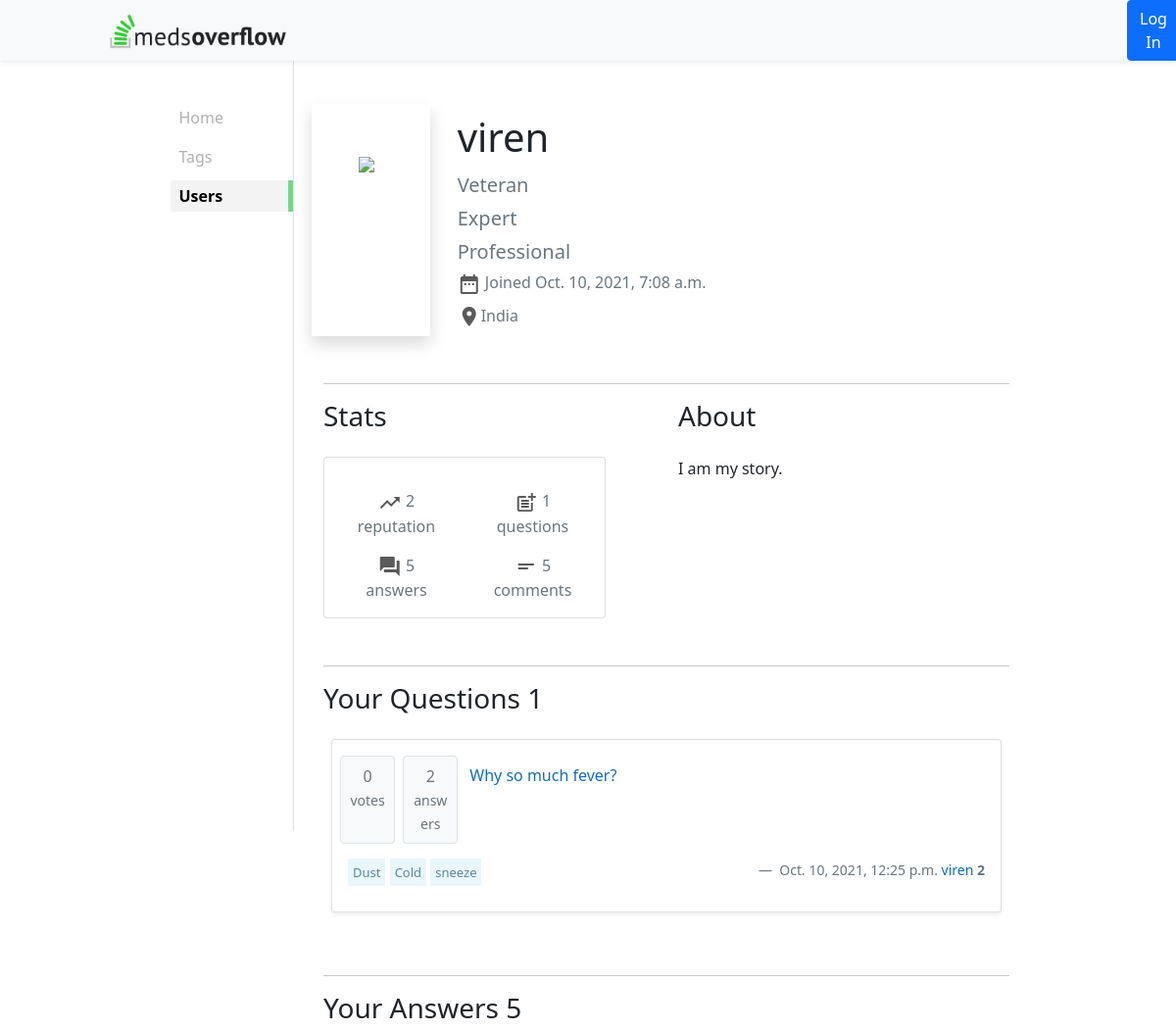
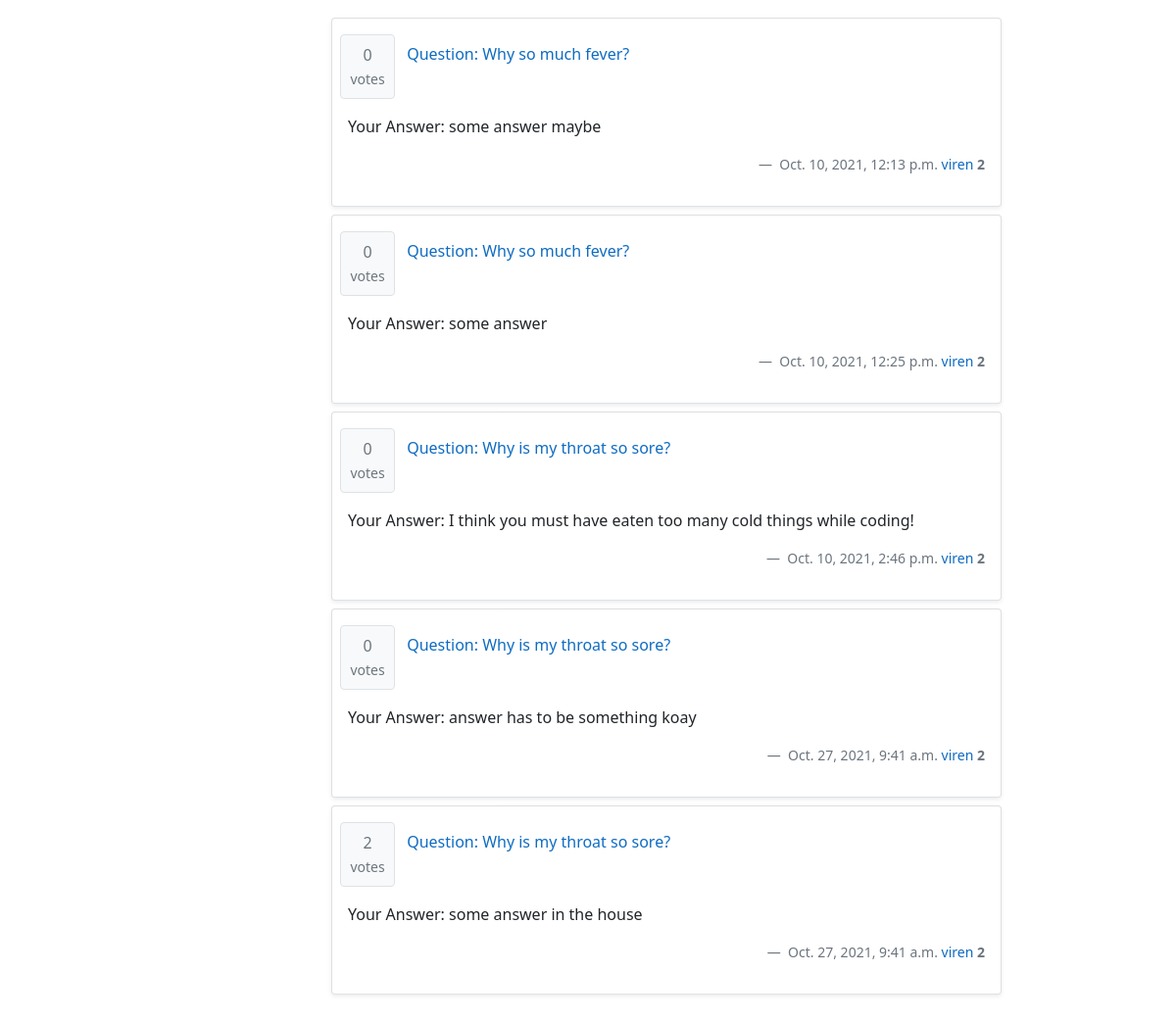
The app's page /profile/38 with its own data (2 pictures, top to bottom).
### mainframe/models.py (models this page shows, shortened)
class User(models.Model):
    user = models.OneToOneField(authUser, on_delete=models.CASCADE)
    username = models.CharField(max_length=30, unique=True)
    first_name = models.CharField(max_length=30, null=True)
    last_name = models.CharField(max_length=50, null=True)
    email_id = models.EmailField(unique=True)
    country = models.CharField(max_length=50, null=True)
    rating = models.IntegerField(default=2)
    joined_on = models.DateTimeField(auto_now=True)
    USERNAME_FIELD = 'username'
    roles = models.ManyToManyField(Role)
    def __str__(self):
        return self.user.username

class Role(models.Model):
    ROLES = (
        ('Student', 'Student'),
        ('Veteran', 'Veteran'),
        ('Expert', 'Expert'),
        ('Professional', 'Professional'),
    )
    roleName = models.CharField(max_length=50, choices=ROLES)
    def __str__(self):
        return self.roleName

class Question(models.Model):
    title = models.CharField(max_length=200)
    description = models.CharField(max_length=1000)
    upvotes = models.IntegerField(default=0)
    downvotes = models.IntegerField(default=0)
    created_at = models.DateTimeField(auto_now=True, editable=False)
    made_by = models.ForeignKey(User, on_delete=models.CASCADE)
    tags = models.ManyToManyField(Tag)
    answerCount = models.IntegerField(default=0)
    @property
    def votes(self):
        return self.upvotes - self.downvotes
    @property
    def upvotes(self):
        return UpvoteQ.objects.filter(question = self.id).count()
    @property
    def downvotes(self):
        return DownvoteQ.objects.filter(question = self.id).count()

class Tag(models.Model):
    tagName = models.CharField(max_length=30)

class Answer(models.Model):
    description = models.CharField(max_length=1000)
    created_at = models.DateTimeField(auto_now=True)
    made_by = models.ForeignKey(User, on_delete=models.CASCADE)
    question = models.ForeignKey(Question, on_delete=models.CASCADE)
    accepted = models.BooleanField(default=False)
    @property
    def votes(self):
        return self.upvotes
    @property
    def upvotes(self):
        return UpvoteA.objects.filter(answer = self.id).count()

### mainframe/views.py (the view)
# urls.py: path('profile/<int:pk>', views.Profile.as_view(), name='profile'),
class Profile(TemplateView):
    def get(self, request, pk):
        user = User.objects.all().get(id=pk)
        answers = Answer.objects.filter(made_by__pk=pk)
        questions = Question.objects.filter(made_by__pk=pk)
        comments = Comment.objects.all().filter(made_by__pk=pk).count()
        myuser = Home.getUser(self, request)
        context = {'pk' : pk, 'user' : user, 'questions' : questions, 'answers' : answers, 'comments' : comments, 'myuser' : myuser}
        return render(request, 'profile.html', context)

### mainframe/views.py (called while the page is built)
    def getUser(self, request):
        if request.user.is_authenticated:
            usr = request.user
            myuser = User.objects.get(username = usr.username)
            return myuser
        return

### mainframe/templates/profile.html
{% extends 'main.html' %}
{% block profile %}
<div class="row mt-5">
    <div class="col-2 p-5 shadow">
        <img src="https://www.w3schools.com/images/lamp.jpg" width="100%">
    </div>
    <div class="ms-3 col-8">
        <p class="fs-1 my-1">{{ user.username }}</p>
        {% for r in user.roles.all %}
        <p class="fs-5 my-1 text-secondary">{{ r }}</p>
        {% endfor %}
        <p class="fs-6 my-1 text-secondary"><i class="material-icons align-middle">date_range</i> Joined {{ user.joined_on }}</p>
        <p class="fs-6 my-2 text-secondary"><i class="material-icons align-middle">location_on</i>{{ user.country }}</p>
    </div>
</div>
<hr class="mt-5">
<div class="mt-2">
    <div class="row">
        <div class="col-6">
            <h3>Stats</h3>
            <div class="mt-4">
                <div class="card" style="width: 18rem;">
                    <div class="card-body">
                    <div class="row mt-3">
                        <div class="col-6 align-middle text-center text-secondary">
                            <i class="material-icons align-middle">trending_up</i> {{ user.rating }}<br>reputation
                        </div>
                        <div class="col-6 align-middle text-center text-secondary">
                            <i class="material-icons align-middle">post_add</i> {{ questions.count }}<br>questions
                        </div>
                    </div>
                    <div class="row mt-3">
                        <div class="col-6 align-middle text-center text-secondary">
                        <i class="material-icons align-middle">question_answer</i> {{ answers.count }}<br>answers
                        </div>
                        <div class="col-6 align-middle text-center text-secondary">
                        <i class="material-icons align-middle">short_text</i> {{ comments }}<br>comments
                        </div>
                    </div>
                    </div>
                </div>
            </div>
        </div>
        <div class="col-6">
            <h3>About</h3>
            <div class="mt-4">
                I am my story.
            </div>
        </div>
    </div>
</div>
<hr class="mt-5">
<h3>Your Questions {{ questions.count }}</h3>
<div class="p-2">
    {% for q in questions %}
    <div class="card my-2 border-bottom shadow-sm">
        <div class="card-body row">
            <p class="col-1 mx-1 border rounded text-center p-2 bg-light text-secondary">{{ q.votes }}<br><span class="small">votes</span></p>
            <p class="col-1 mx-1 border rounded text-center p-2 bg-light text-secondary">{{ q.answerCount }}<br><span class="small">answers</span></p>
            <a href="{% url 'mainframe:question' q.id %}" class="col-9 p-2">{{ q.title }}</a>
            <div class="col-7">
                {% for t in q.tags.all %}
                <a href="{% url 'mainframe:tagFilter' t.id %}" class="tag my-1">{{t.tagName}}</a>
                {% endfor %}
            </div>
            <div class="col-5 text-end blockquote-footer">
                <span class="text-secondary font-weight-light">{{ q.created_at }}</span>
                <a href="#"> {{ q.made_by }} </a>
                <b class="text-secondary">{{ q.made_by.rating }}</b>
            </div>
        </div>
    </div>
    {% endfor %}
</div>
<hr class="mt-5">
<h3>Your Answers {{ answers.count }}</h3>
<div class="p-2">
    {% for a in answers %}
        <div class="card my-2 border-bottom shadow-sm">
            <div class="card-body row">
                <p class="col-1 mx-1 border rounded text-center p-2 bg-light text-secondary">{{ a.votes }}<br><span class="small">votes</span></p>
                <a href="{% url 'mainframe:question' a.question.id %}" class="col-9 p-2">Question: {{ a.question.title }}</a>
                <p>Your Answer: {{ a.description }}</p>
                <div class="col-7">
                </div>
                <div class="col-5 text-end blockquote-footer">
                    <span class="text-secondary font-weight-light">{{ a.created_at }}</span>
                    <a href="#"> {{ a.made_by }} </a>
                    <b class="text-secondary">{{ a.made_by.rating }}</b>
                </div>
            </div>
        </div>
    {% endfor %}
</div>
{% endblock %}

### static/css/main.css (style rules this page uses)
body { font-family: 'Tangerine', serif; font-size: 48px; }
.card a { text-decoration: none; color: #0F6CC2; }
.tag { border-radius: 1px; font-size: small; background-color: #e9f6fc; color: #5d869e !important; padding: 5px; }
i { color: #5a5a5a; }
a { text-decoration: none !important; }

### records on screen
User: username "viren", joined_on "Oct. 10, 2021, 7:08 a.m.", country "India", rating "2"
Role: roleName "Veteran"
Role: roleName "Expert"
Role: roleName "Professional"
Question: votes "0", answerCount "2", title "Why so much fever?", created_at "Oct. 10, 2021, 12:25 p.m.", made_by "viren", made_by.rating "2"
Tag: tagName "Dust"
Tag: tagName "Cold"
Tag: tagName "sneeze"
Answer: votes "0", question "Why so much fever?", description "some answer maybe", created_at "Oct. 10, 2021, 12:13 p.m.", made_by "viren", made_by.rating "2"
Answer: votes "0", question "Why so much fever?", description "some answer", created_at "Oct. 10, 2021, 12:25 p.m.", made_by "viren", made_by.rating "2"
Answer: votes "0", question "Why is my throat so sore?", description "I think you must have eaten too many cold things while coding!", created_at "Oct. 10, 2021, 2:46 p.m.", made_by "viren", made_by.rating "2"
Answer: votes "0", question "Why is my throat so sore?", description "answer has to be something koay", created_at "Oct. 27, 2021, 9:41 a.m.", made_by "viren", made_by.rating "2"
Answer: votes "2", question "Why is my throat so sore?", description "some answer in the house", created_at "Oct. 27, 2021, 9:41 a.m.", made_by "viren", made_by.rating "2"

### other values on screen
{{ questions.count }} "1"
{{ answers.count }} "5"
{{ comments }} "5"
